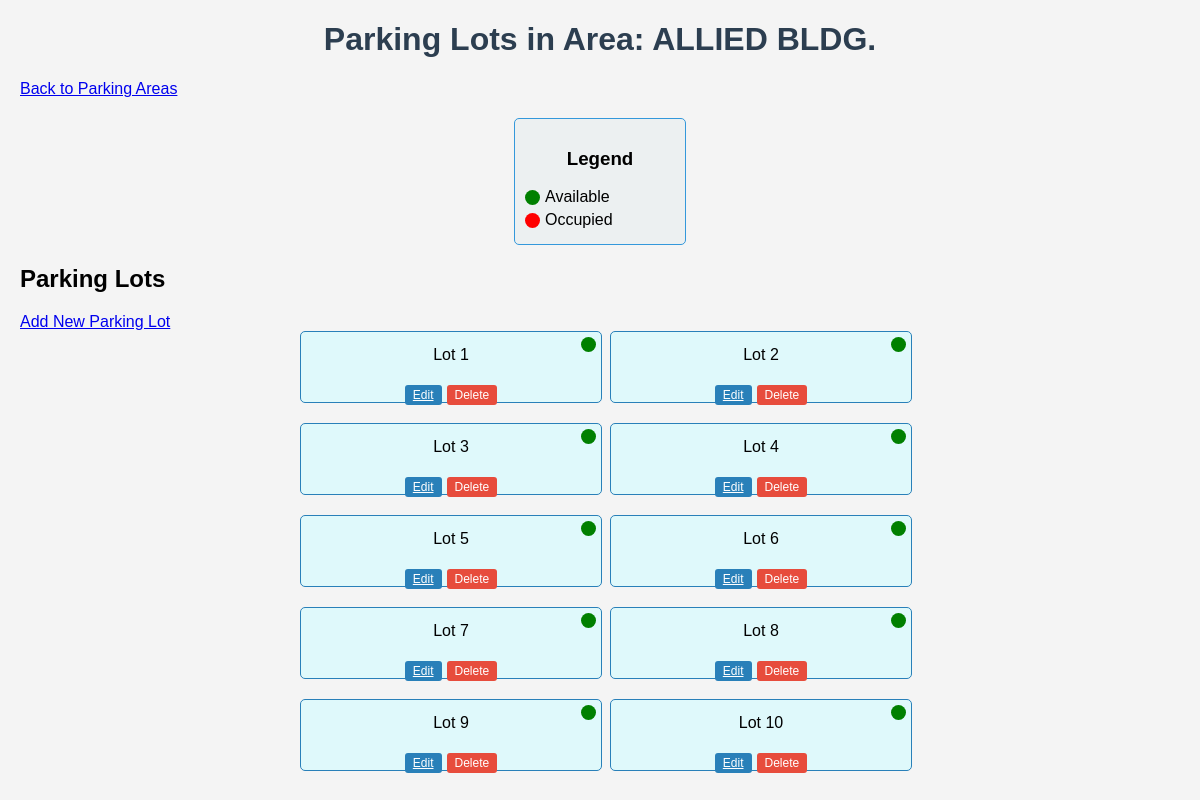
The page /api/parking-lots/5/ on the database as committed earlier.
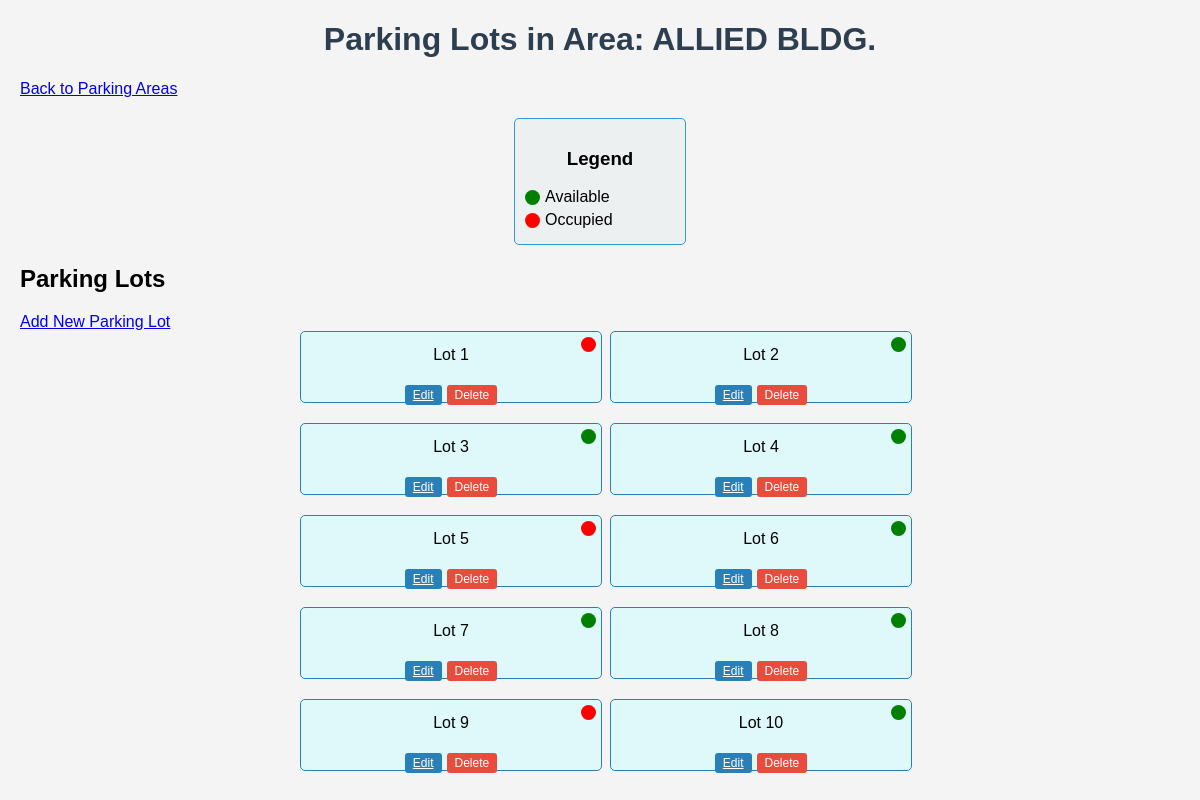
The same page on the database as committed later.
### myapp/models.py (models this page shows, shortened)
class ParkingLot(models.Model):
    STATUS_CHOICES = [
        ('Available', 'Available'),
        ('Occupied', 'Occupied')
    ]
    parking_lot_id = models.AutoField(primary_key=True)
    parking_area = models.ForeignKey('ParkingArea', related_name='parking_lots', on_delete=models.CASCADE)
    parking_lot_number = models.CharField(max_length=10)
    parking_lot_status = models.CharField(max_length=20, choices=STATUS_CHOICES, default='Available')
    user = models.ForeignKey('User', null=True, blank=True, on_delete=models.SET_NULL)  # ForeignKey to User
    vehicle = models.ForeignKey('Vehicle', null=True, blank=True, on_delete=models.SET_NULL)  # ForeignKey to Vehicle
    def __str__(self):
        return f"Lot {self.parking_lot_number} - {self.parking_lot_status} (Area: {self.parking_area})"

### myapp/views.py (the view)
# urls.py: path('parking-lots/<int:area_id>/', views.parking_lot_list, name='parking_lot_list'),
def parking_lot_list(request, area_id):
    parking_area = get_object_or_404(ParkingArea, pk=area_id)
    parking_lots = parking_area.parking_lots.all()  # Get parking lots for the specific parking area
    print(parking_lots)  # Debugging step: check the list of parking lots
    return render(request, 'parking/parking_lot_list.html', {
        'parking_area': parking_area,
        'parking_lots': parking_lots
    })

### myapp/models.py (called while the page is built)
    def __str__(self):
        return self.parking_location

### myapp/templates/parking/parking_lot_list.html (shortened to what this page needs)
<!DOCTYPE html>
<html lang="en">
<head>
</head>
<body>
    <h1>Parking Lots in Area: {{ parking_area.parking_location }}</h1>
    <a href="{% url 'parking_area_list' %}" class="back-button">Back to Parking Areas</a>
    <div class="lot-container">
        <div class="legend">
            <h3>Legend</h3>
            <div class="legend-item"><span class="legend-color available"></span> Available</div>
            <div class="legend-item"><span class="legend-color occupied"></span> Occupied</div>
        </div>
    </div>
    <div class="area">
        <h2>Parking Lots</h2>
        <a href="{% url 'parking_lot_create' area_id=parking_area.pk %}">Add New Parking Lot</a>
        <div class="parking-lots">
            {% for lot in parking_lots %}
                <div class="lot">
                    <span class="lot-status {% if lot.parking_lot_status == 'Available' %}available{% else %}occupied{% endif %}"></span>
                    <p>Lot {{ lot.parking_lot_number }}</p>
                    <div class="actions">
                        <a href="{% url 'parking_lot_update' lot.pk %}" class="edit-button">Edit</a>
                        <form action="{% url 'parking_lot_delete' lot.pk %}" method="post" style="display:inline;">
                            <button type="submit" class="delete-button">Delete</button>
                        </form>
                    </div>
                </div>
            {% empty %}
                <p>No parking lots available for this area.</p>
            {% endfor %}
        </div>
    </div>
</body>
</html>

Rows that differ between the two databases and show on the page:
changed ParkingLot (number 1 of 10 on the later page): parking_lot_status "Available" → "Occupied" (drawn)
changed ParkingLot (number 5 of 10 on the later page): parking_lot_status "Available" → "Occupied" (drawn)
changed ParkingLot (number 9 of 10 on the later page): parking_lot_status "Available" → "Occupied" (drawn)
